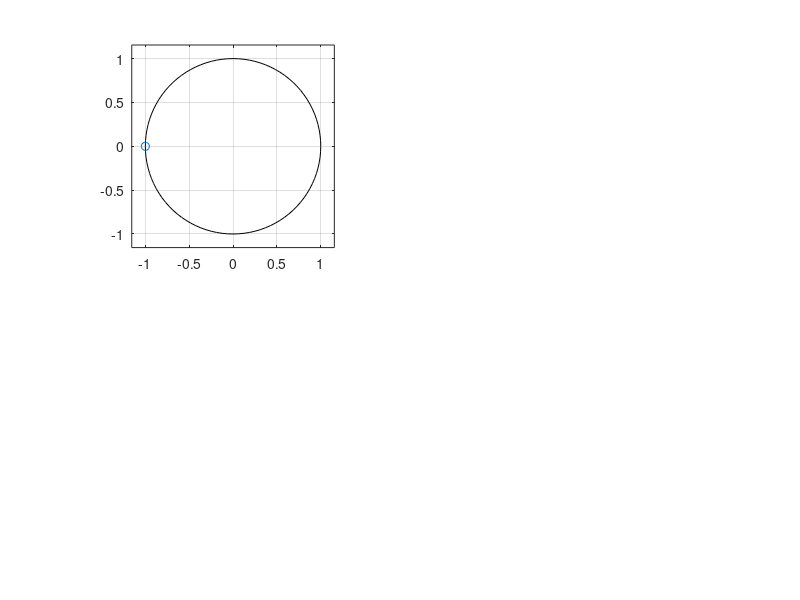

Source code (MATLAB): (Note: this script raises an error after producing the figure.)
% script to illustrate system description and analysis in Matlab/Octave
% as in section 6a for Scilab.
% example is of a 6 pole notch filter:
%
% H(z)= (z^6 -1)/(z^6 -R^6 )

fs = 20000;
fc= 2950;
fb = 60;
fstop = 10000;
w0 = 2*pi*(fc/fs);
dw = 2*pi*(fb/fs);
sb = 2*pi*(fstop/fs);
Ts = 1/fs;
R = 1-0.5*dw;
Npts = 250;

z1 = exp(j*sb);
z2 = conj(z1);
p1 = R*exp(j*w0);
p2 = conj(p1);
% z^6 -1
num1 = [1 z1];
num2 = [1 z2];
% z^6 -R^6
den1 = p1;
den2 = p2;

% set sampling period = 1
H_z = tf(num1.*num2, (den1*den2)^2, Ts)

pole_H = pole(H_z)
zero_H = zero(H_z)
subplot(2,2,1);
zplane(zero_H, pole_H);

[H_W, W] = freqz(num, den, Npts);
subplot(2,2,2);
plot(W, abs(H_W));

% impulse response:
delt = zeros(1, 50);
delt(1) = 1;
y = filter(num, den, delt);
subplot(2,2,3);
% plot((0:49), y, '*r');
stem((0:49), y, 'or');
axis([-5 50 -1 1.5]);


